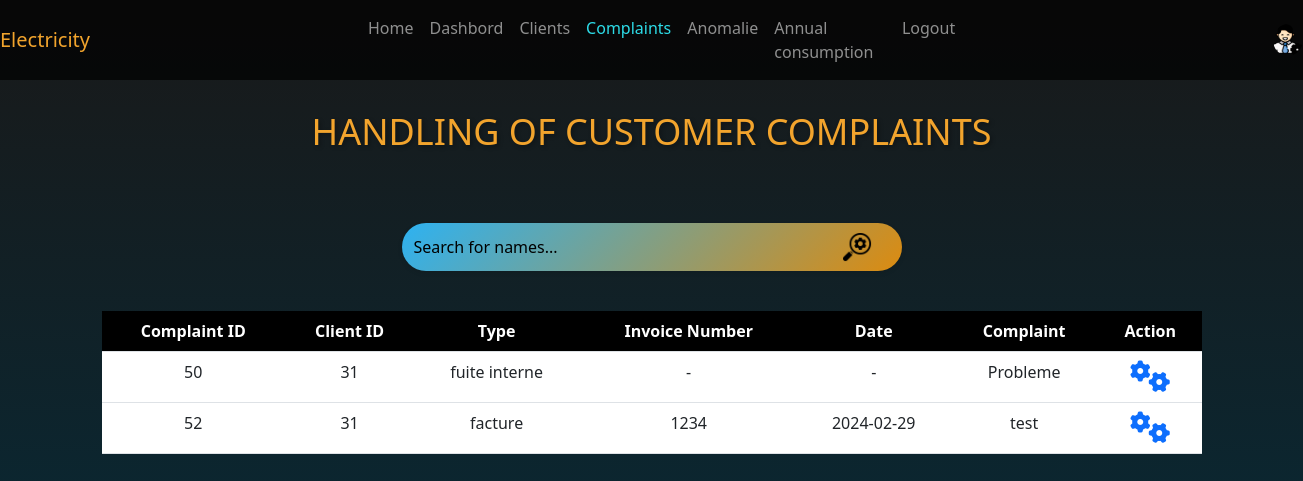
/ReclamationAdmin.php, run on the app's committed database.
### tables this page shows
CREATE TABLE `reclamation` (
  `id_rec` int(11) NOT NULL,
  `type` varchar(50) DEFAULT NULL,
  `id_client` int(11) DEFAULT NULL,
  `etat` varchar(25) NOT NULL,
  `numcontrat` varchar(255) DEFAULT NULL,
  `autre` varchar(255) DEFAULT NULL,
  `date` date DEFAULT NULL,
  `message` varchar(30) NOT NULL
);

### ReclamationAdmin.php (the view, shortened to what this page needs)
<?php
require("ConnectionDB.php");
?>
<!DOCTYPE html>
<html lang="en">
<head>
   <link rel="stylesheet" href="https://cdn.jsdelivr.net/npm/bootstrap@5.2.3/dist/css/bootstrap.min.css">
<link rel="stylesheet" href="https://cdnjs.cloudflare.com/ajax/libs/font-awesome/6.0.0-beta3/css/all.min.css">
        <link rel="stylesheet" href="style.css">
</head>
<body>
<nav class="navbar navbar-expand-lg navbar-dark bg-dark-transparent">
<a class="navbar-brand mr-custom" style="color: #F2A42D;">Electricity</a>
        <div class="collapse navbar-collapse" id="navbarNav">
            <ul class="navbar-nav ml-auto ">
                <li class="nav-item ">
                <a class="nav-link" href="Acceuil.php">Home</a>
                </li>
                <li class="nav-item">
                    <a class="nav-link" href="AccueilAdmin.php">Dashbord</a>
                </li>
                <li class="nav-item  ">
                    <a class="nav-link"   href="AllClients.php">Clients</a>
                </li>
                <li class="nav-item active">
                    <a class="nav-link" style="color: #2DDCE8;" href="ReclamationAdmin.php">Complaints</a>
                </li>
                <li class="nav-item">
                    <a class="nav-link"  href="anomalies.php">Anomalie</a>
                </li>
                <li class="nav-item ">
                    <a class="nav-link" href="ConsommationAnnuelle.php">Annual consumption</a>
                </li>
                <li class="nav-item">
                    <a class="nav-link" href="login.html">Logout</a>
                </li>
            </ul>
            <img src="images/rectangle 11.png" class="rounded-circle" alt="User Avatar" style="width: 32px; height: 32px;">
        </div>
    </nav>
  <h1>Handling of customer complaints</h1>
  <div class="container">
   <div class="search-container">
   <div class="search-wrapper">
  <input type="text" id="searchInput" onkeyup="filterTable()" placeholder="Search for names...">
  <img src="images/recherche.png" class="search-image" alt="Search Image">
   </div>
  </div>
    <table class="table table-hover text-center" id="myTable">
      <thead class="table-header">
        <tr>
        <th scope="col">Complaint ID</th>
<th scope="col">Client ID</th>
<th scope="col">Type</th>
<th scope="col">Invoice Number</th>
<th scope="col">Date</th>
<th scope="col">Complaint</th>
<th scope="col">Action</th>
        </tr>
      </thead>
      <tbody>
      <?php
     $sql = "SELECT * FROM reclamation WHERE  etat='non traite' ";
      $stmt = $conn->prepare($sql);
      $stmt->execute();
      $clients = $stmt->fetchAll(PDO::FETCH_ASSOC);
      foreach ($clients as $row) {
      ?>
        <tr>
          <td><?php echo $row["id_rec"] ?></td>
          <td><?php echo $row["id_client"] ?></td>
          <td><?php echo $row["type"] ?></td>
          <td><?php echo  ( $row["numcontrat"] != "") ? $row["numcontrat"] : "-";?></td>
          <td><?php echo ($row["date"] != "0000-00-00") ? $row["date"] : "-"; ?></td>
          <td><?php echo $row["message"] ?></td>
          <td class="action-buttons">
          <a href="traiterReclamation.php?id=<?php echo $row["id_rec"] ?>" class="link-modifier"> <i class="fas fa-cogs fa-2x orange-icon"></i></a>
          </td>
        </tr>
      <?php
      }
      ?>
      </tbody>
    </table>
  </div>
</body>
</html>

### style.css (style rules this page uses)
body { background: linear-gradient(rgba(0, 0, 0, 0.7), rgba(0, 0, 0, 0.5)) no-repeat fixed, url('images/bg-3.png') no-repeat fixed; background-size: cover; color: white; height: 100vh; margin: 0; padding: 0px; background-position: center ; }
.bg-dark-transparent { background-color: rgba(0, 0, 0, 0.7); }

### ReclamationAdmin.php (style rules this page uses)
body { background: linear-gradient(rgba(0, 0, 0, 0.9), #032E3E) fixed; color: white; }
.container { margin-top: 50px; padding: 20px; }
.table-header { background-color: black; color: white; }
.search-image { position: absolute; right: 40px; top: 50%; transform: translateY(-50%); width: 30px; height: 30px; }
h1 { color: #F2A42D; margin-top:30px; margin-bottom: 20px; font-size: 36px; text-align: center; text-transform: uppercase; text-shadow: 2px 2px 4px rgba(0, 0, 0, 0.3); }
td { background-color: white !important; }
.search-container { display: flex; align-items: center; justify-content: space-between; margin-left: 300px; margin-top: 0px; margin-bottom: 40px; }
#searchInput { width: 500px; padding: 12px; border: none; border-radius: 25px; font-size: 16px; background: linear-gradient(135deg, #2DB2F2, #DC8B10); box-shadow: 0 2px 5px rgba(0, 0, 0, 0.1); outline: none; margin-right: 10px; }
.search-wrapper { position: relative; }
#searchInput::placeholder { color: black; }
.mr-custom { margin-right: 270px; }

### data on the page
reclamation: id_rec "50", id_client "31", type "fuite interne", message "Probleme"
reclamation: id_rec "52", id_client "31", type "facture", numcontrat "1234", date "2024-02-29", message "test"
